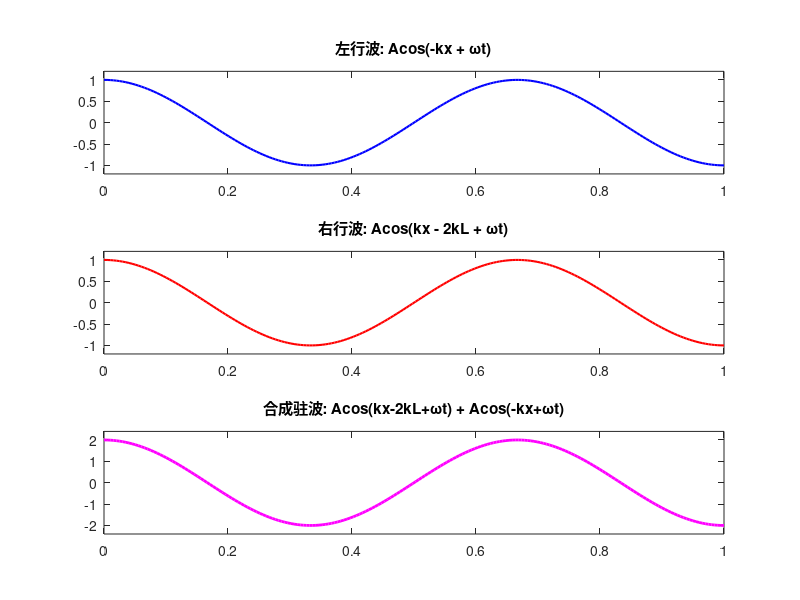

Recreate this plot in MATLAB. (Note: this script raises an error after producing the figure.)
%% 参数设置
A = 1;          % 振幅
k = 3*pi;       % 波数 
L = 1;          % 空间范围
omega = pi;   % 角频率
t_end = 20;      % 总时间
dt = 0.02;      % 时间步长
x = linspace(0, L, 200);  % 空间采样

%% 预定义波形函数
left_wave = @(t) A*cos(-k*x + omega*t);       % 左行波
right_wave = @(t) A*cos(k*x - 2*k*L + omega*t); % 右行波
combined_wave = @(t) left_wave(t) + right_wave(t); % 合成波

%% 图形界面初始化
figure('Color','white','Position',[100 100 800 900])
subplot(3,1,1)
h1 = plot(x, left_wave(0), 'b','LineWidth',1.5);
axis([0 L -A*1.2 A*1.2])
title('左行波: Acos(-kx + \omegat)')

subplot(3,1,2)
h2 = plot(x, right_wave(0), 'r','LineWidth',1.5);
axis([0 L -A*1.2 A*1.2])
title('右行波: Acos(kx - 2kL + \omegat)')

subplot(3,1,3)
h3 = plot(x, combined_wave(0), 'm','LineWidth',2);
axis([0 L -2*A*1.2 2*A*1.2])
title('合成驻波: Acos(kx-2kL+\omegat) + Acos(-kx+\omegat)')

%% 动态演示
for t = 0:dt:t_end
    % 计算各波形
    y1 = left_wave(t);
    y2 = right_wave(t);
    y3 = combined_wave(t);
    
    % 同步更新图形
    set(h1, 'YData', y1)
    set(h2, 'YData', y2)
    set(h3, 'YData', y3)
    
    % 添加统一时间显示
    subtitle(sprintf('波动传播演示  当前时间: %.2f s',t))
    drawnow
end